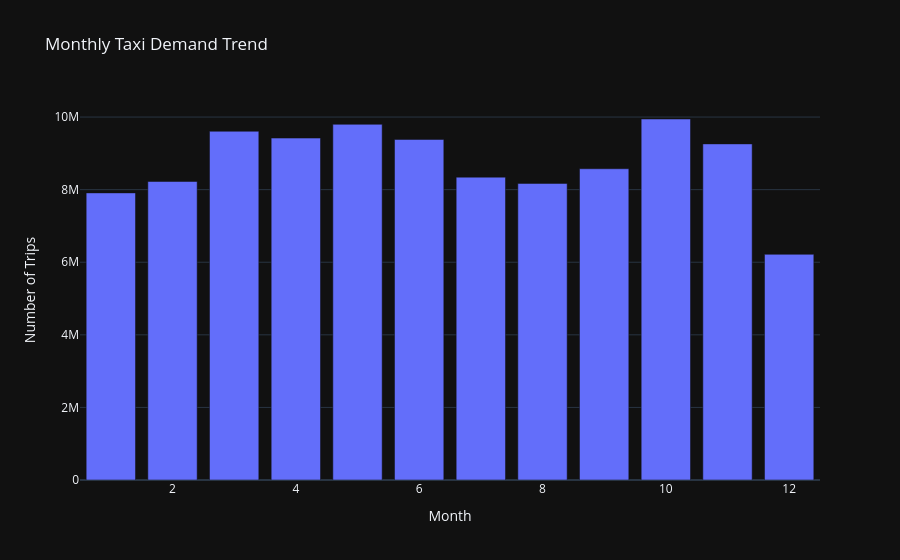

The cell this chart's notebook holds for it:
### Code cell
# 3. Monthly Demand Trend
monthly_demand = filtered_demand_over_time_df.groupby('month')['total_trips'].sum().reset_index()
fig_monthly = px.bar(
    monthly_demand,
    x='month',
    y='total_trips',
    title='Monthly Taxi Demand Trend',
    labels={'month': 'Month', 'total_trips': 'Number of Trips'},
    template='plotly_dark'
)
fig_monthly.show("png")

### Figure 1 — Plotly figure (JSON) as saved in the notebook; plotly's stock layout.template omitted (floating-point values rounded to 4 significant figures)
{"data": [{"hovertemplate": "Month=%{x}<br>Number of Trips=%{y}<extra></extra>", "legendgroup": "", "marker": {"color": "#636efa", "pattern": {"shape": ""}}, "name": "", "orientation": "v", "showlegend": false, "textposition": "auto", "type": "bar", "x": [1, 2, 3, 4, 5, 6, 7, 8, 9, 10, 11, 12], "xaxis": "x", "y": [7910656, 8225028, 9608219, 9420486, 9799888, 9382949, 8344183, 8171781, 8575810, 9946437, 9260712, 6218055], "yaxis": "y"}], "layout": {"barmode": "relative", "legend": {"tracegroupgap": 0}, "title": {"text": "Monthly Taxi Demand Trend"}, "xaxis": {"anchor": "y", "domain": [0, 1], "title": {"text": "Month"}}, "yaxis": {"anchor": "x", "domain": [0, 1], "title": {"text": "Number of Trips"}}}}
